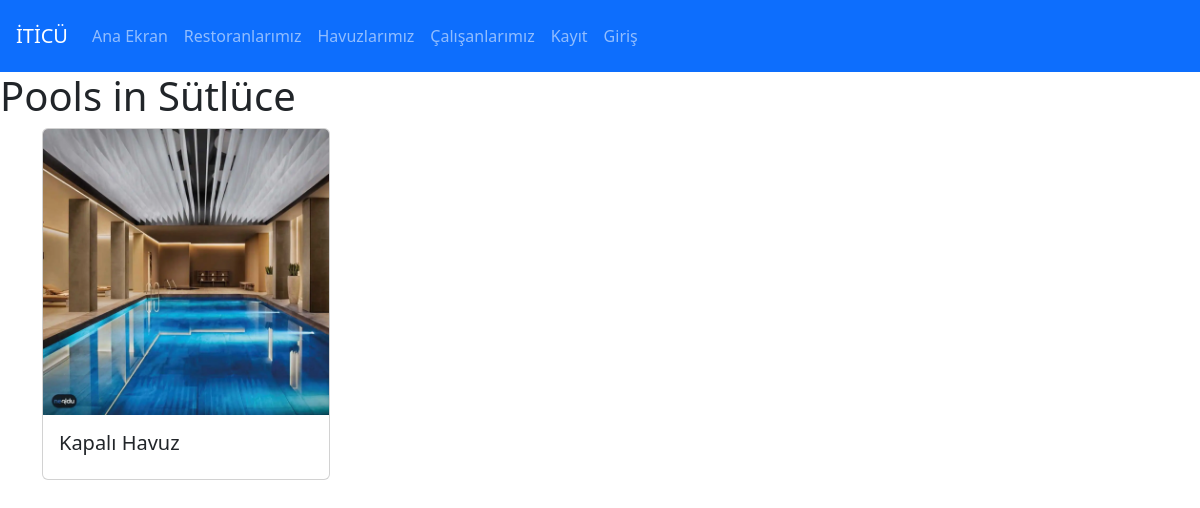
The page /pools/1 on the database its author committed.
### web/models.py (models this page shows, shortened)
class Hotel(models.Model):
    name = models.CharField(max_length=20)
    location = models.CharField(max_length=40)
    stars = models.IntegerField()
    img = models.ImageField(null=True,upload_to="uploads")

class Pool(models.Model):
    hotel = models.ForeignKey(Hotel,on_delete=models.CASCADE)
    type = models.CharField(max_length=20)
    img = models.ImageField(null=True,upload_to="uploads")

### web/views.py (the view)
# urls.py: path("pools/<int:id>",views.pool,name="pools"),
def pool(request,id):
      pools = Pool.objects.filter(hotel=Hotel.objects.get(id=id))
      content ={"pools":pools,"hotel":Hotel.objects.get(id=id)}
      return render(request,"pools.html",content)

### web/templates/pools.html (shortened to what this page needs)
{%extends 'base.html'%}
{%block title%}
<h1>Pools in {{hotel.name}}</h1>
{%endblock%}
{%block body%}
{%for pool in pools%}
<div class="col-3 ">
{%include 'partials/_pools.html'%}
</div>
{% endfor %}
{%endblock%}

### templates/partials/_pools.html
<div class="card" style="width: 18rem;">
    <img src=" {{pool.img.url}}" class="card-img-top" alt="...">
    <div class="card-body">
      <h5 class="card-title">{{pool.type}}</h5>
    </div>
  </div>

### rows shown on the page
Hotel: name "Sütlüce"
Pool: img (picture), type "Kapalı Havuz"
